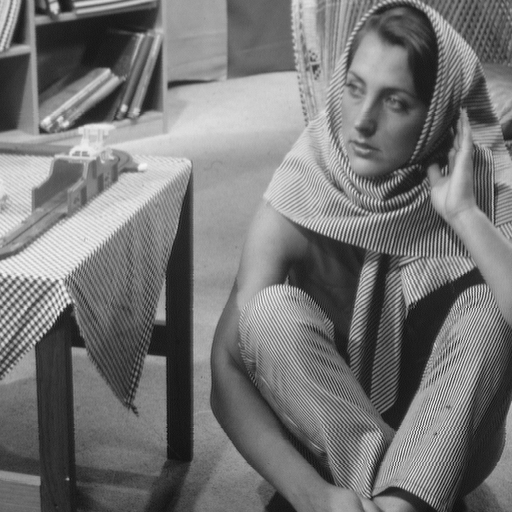
#> input picture barbara.png, 512 x 512 px, given in place of lenna.png, which was not available
$ python PracticePillow.py
#> lines starting #> are read from the running program, lines starting #| are printed output that depends on the picture; pictures that were not available may be replaced by others from this repository, and a replacement may not be noted
from PIL import Image
from PIL import ImageOps
import numpy as np
import matplotlib.pyplot as plt
def get_concat_h(im1, im2):
    #https://note.nkmk.me/en/python-pillow-concat-images/
    dst = Image.new('RGB', (im1.width + im2.width, im1.height))
    dst.paste(im1, (0, 0))
    dst.paste(im2, (im1.width, 0))
    return dst
my_image = "../lenna.png"
image = Image.open(my_image)
#> image is the input picture: PIL image 512x512 L; min 12, max 246, mean 117.4
#image.show() PIL

im = image.load()
x = 0
y= 1
#print(im[y,x])

#image.save("lenna.png")

"""
GrayScale Images, Quantizaiton and Color Channels
"""

image_gray = ImageOps.grayscale(image)
# [4 lines of commented-out code are left out]

"""
for n in range(3, 8):
    plt.figure(figsize=(10, 10))

    plt.imshow(get_concat_h(image_gray, image_gray.quantize(256 // 2**n)))
    plt.title("256 Quantization Levels left vs {} Quantization Levels right".format(256// 2**n))
    plt.show()
"""

"""
Color Channels
"""

baboon = Image.open("../../baboon.png")
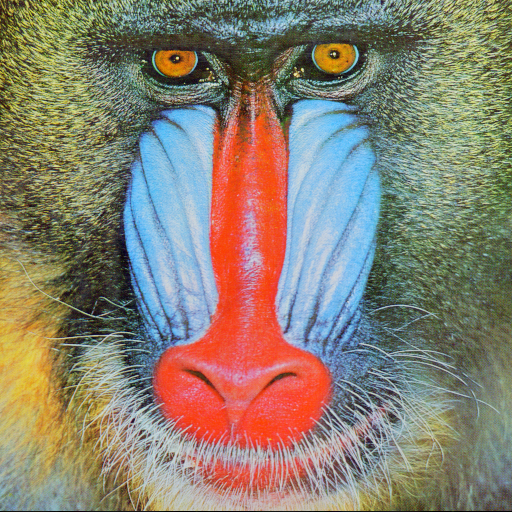
#> input picture baboon.png, 512 x 512 px
#> baboon is the input picture: PIL image 512x512 RGB; mean R, G, B 137.4, 128.9, 113.1

red, green, blue = baboon.split()
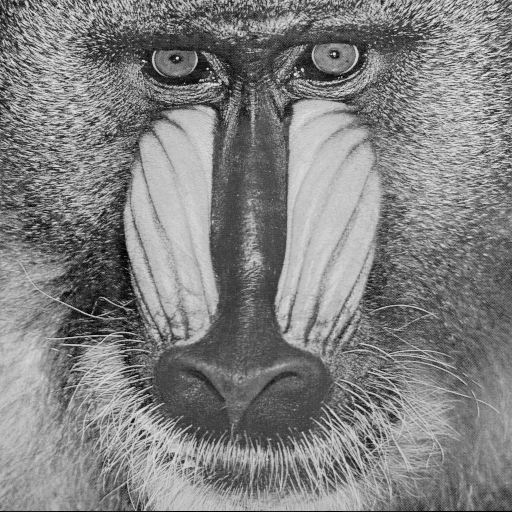
#> green: PIL image 512x512 L; min 0, max 236, mean 128.9
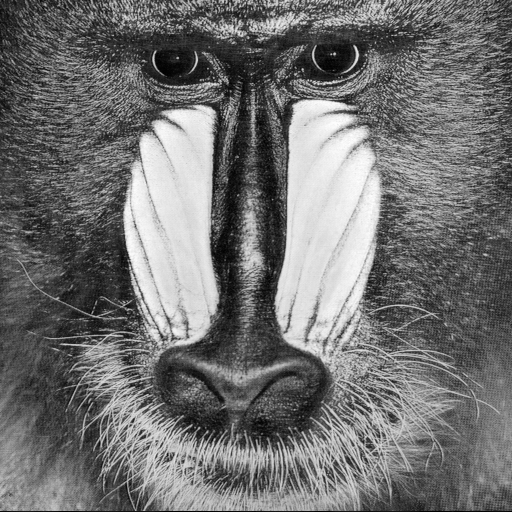
#> blue: PIL image 512x512 L; min 0, max 255, mean 113.1
#get_concat_h(baboon,red).show()
#get_concat_h(baboon,green).show()
#get_concat_h(baboon,blue).show()

array = np.asarray(baboon)
array = np.array(baboon)

# summarize shape
print(array.shape)
#| (512, 512, 3)

#print(array) # pixel intensity, range zero to 255 or 2^8 ( 8-bit)
#print(array[0,0])
#print(array.min(), array.max())

"""
Indexing
"""
# [13 lines of commented-out code are left out]

A = array.copy()
# [17 lines of commented-out code are left out]
baboon_array = np.array(baboon)
# plt.figure(figsize =(10,10))
# plt.imshow(baboon_array[:,:,0], cmap="gray")
# plt.show()

# exclude red channel, others to zero
baboon_red = baboon_array.copy()
baboon_red[:,:,1] = 0
baboon_red[:,:,2] = 0
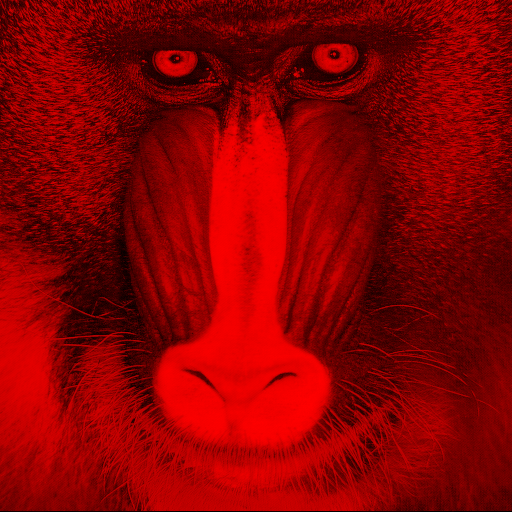
#> baboon_red: shape (512, 512, 3); mean R, G, B 137.4, 0, 0
plt.figure(figsize =(10,10))
plt.imshow(baboon_red)
plt.show()


baboon_blue = baboon_array.copy()
baboon_blue[:,:,0] = 0
baboon_blue[:,:,1] = 0
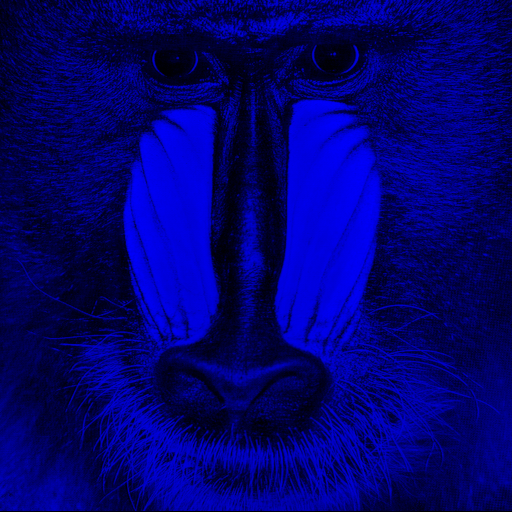
#> baboon_blue: shape (512, 512, 3); mean R, G, B 0, 0, 113.1
plt.figure(figsize =(10,10))
plt.imshow(baboon_blue)
plt.show()

lenna = Image.open("lenna.png")
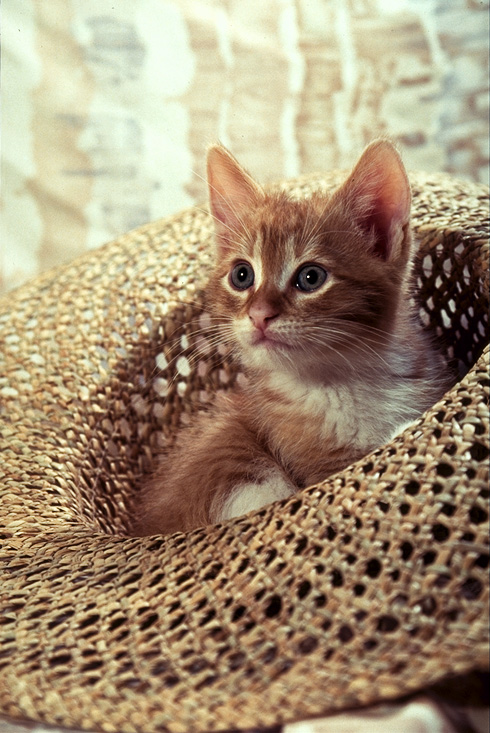
#> input picture cat.png, 490 x 733 px, given in place of lenna.png, which was not available
#> lenna is the input picture: PIL image 490x733 RGB; mean R, G, B 162.7, 143.2, 116.7
array_lenna = np.array(lenna)
blue_lenna = array_lenna.copy()
blue_lenna[:,:,0] = 0
blue_lenna[:,:,1] = 0
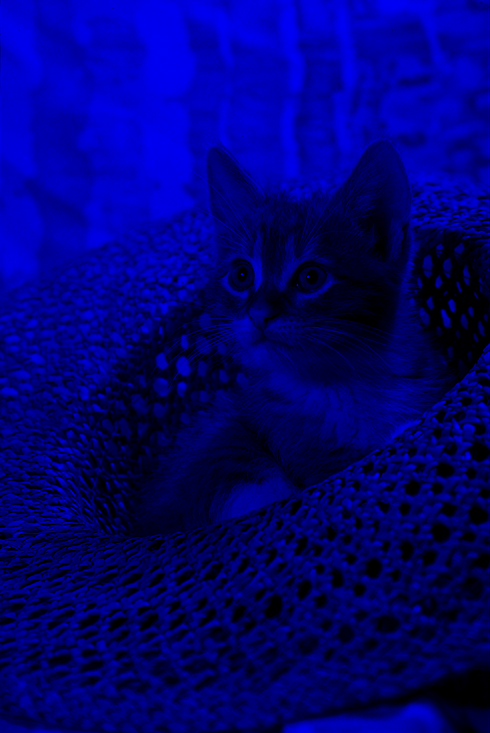
#> blue_lenna: shape (733, 490, 3); mean R, G, B 0, 0, 116.7
plt.figure(figsize =(10,10))
plt.imshow(blue_lenna)
plt.show()
